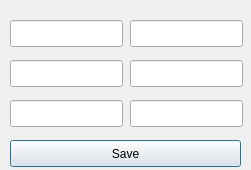
<?xml version="1.0" encoding="UTF-8"?>
<ui version="4.0">
 <class>Editor</class>
 <widget class="QDialog" name="Editor">
  <property name="geometry">
   <rect>
    <x>0</x>
    <y>0</y>
    <width>251</width>
    <height>170</height>
   </rect>
  </property>
  <property name="minimumSize">
   <size>
    <width>251</width>
    <height>170</height>
   </size>
  </property>
  <property name="windowTitle">
   <string>Editor</string>
  </property>
  <property name="windowIcon">
   <iconset>
    <normaloff/>
   </iconset>
  </property>
  <widget class="QPushButton" name="save">
   <property name="geometry">
    <rect>
     <x>10</x>
     <y>140</y>
     <width>231</width>
     <height>27</height>
    </rect>
   </property>
   <property name="text">
    <string>Save</string>
   </property>
  </widget>
  <widget class="QLineEdit" name="linePlayer1">
   <property name="geometry">
    <rect>
     <x>130</x>
     <y>20</y>
     <width>113</width>
     <height>27</height>
    </rect>
   </property>
   <property name="inputMethodHints">
    <set>Qt::ImhDigitsOnly</set>
   </property>
   <property name="maxLength">
    <number>8</number>
   </property>
   <property name="frame">
    <bool>true</bool>
   </property>
  </widget>
  <widget class="QLineEdit" name="linePlayer2">
   <property name="geometry">
    <rect>
     <x>130</x>
     <y>60</y>
     <width>113</width>
     <height>27</height>
    </rect>
   </property>
   <property name="inputMethodHints">
    <set>Qt::ImhDigitsOnly</set>
   </property>
   <property name="maxLength">
    <number>8</number>
   </property>
  </widget>
  <widget class="QLineEdit" name="linePlayer3">
   <property name="geometry">
    <rect>
     <x>130</x>
     <y>100</y>
     <width>113</width>
     <height>27</height>
    </rect>
   </property>
   <property name="inputMethodHints">
    <set>Qt::ImhDigitsOnly</set>
   </property>
   <property name="maxLength">
    <number>8</number>
   </property>
  </widget>
  <widget class="QLineEdit" name="player1">
   <property name="geometry">
    <rect>
     <x>10</x>
     <y>20</y>
     <width>113</width>
     <height>27</height>
    </rect>
   </property>
   <property name="inputMethodHints">
    <set>Qt::ImhDigitsOnly</set>
   </property>
   <property name="maxLength">
    <number>8</number>
   </property>
   <property name="frame">
    <bool>true</bool>
   </property>
  </widget>
  <widget class="QLineEdit" name="player2">
   <property name="geometry">
    <rect>
     <x>10</x>
     <y>60</y>
     <width>113</width>
     <height>27</height>
    </rect>
   </property>
   <property name="inputMethodHints">
    <set>Qt::ImhDigitsOnly</set>
   </property>
   <property name="maxLength">
    <number>8</number>
   </property>
   <property name="frame">
    <bool>true</bool>
   </property>
  </widget>
  <widget class="QLineEdit" name="player3">
   <property name="geometry">
    <rect>
     <x>10</x>
     <y>100</y>
     <width>113</width>
     <height>27</height>
    </rect>
   </property>
   <property name="inputMethodHints">
    <set>Qt::ImhDigitsOnly</set>
   </property>
   <property name="maxLength">
    <number>8</number>
   </property>
   <property name="frame">
    <bool>true</bool>
   </property>
  </widget>
 </widget>
 <resources/>
 <connections/>
</ui>
